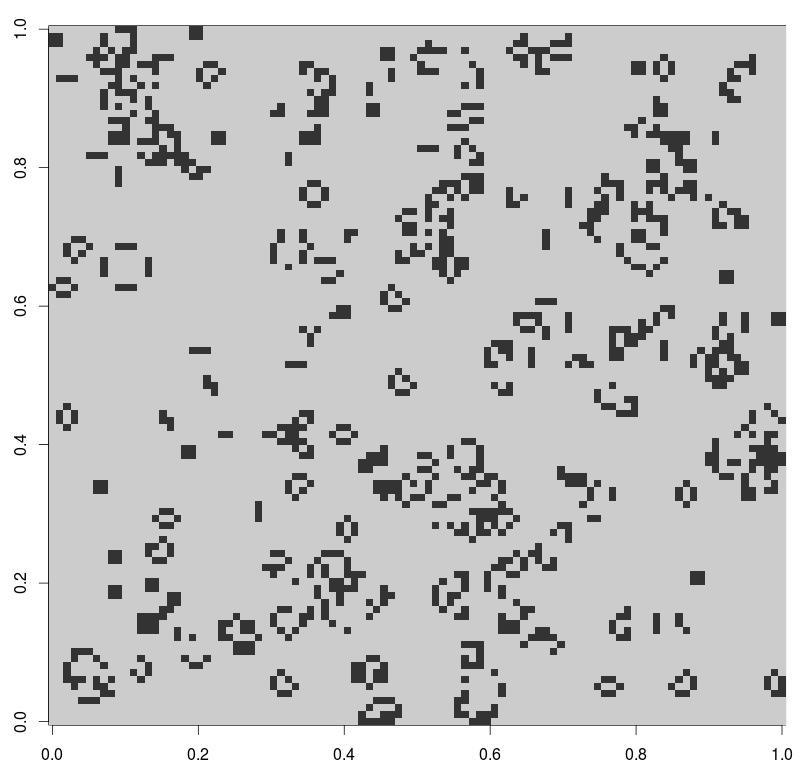

R code for this plot:
living_neighbours <- function(board, row, col) {
  # return is implicit in R, if it's omitted, then the value of the last statement in the block will be returned
  return(sum(board[max(row-1, 1):min(row+1, nrow(board)), max(col-1, 1):min(col+1, ncol(board))]) - board[row,col])
}

update<-function(board, new_board) {
  for(row in 1:nrow(board)) {
    for(col in 1:ncol(board)) {
      lives <- living_neighbours(board, row, col)
      if (lives == 2) {
        # new state is the current state
        new_board[row,col] = board[row,col]
      } else if (lives == 3) {
        # the cell will be "born" in the next state
        new_board[row,col] = 1;
      } else {
        # the cell dies in the next state
        new_board[row,col] = 0;
      }      
    } 
  }
  return(new_board)
}

go <- function(iterations=10, rows=10, cols=10, start_population=0.6) {  
  data <- runif(rows*cols)<0.6     # generate a uniformly distributed vector and check against a boundary -> results in vector of type boolean
  board <- matrix(data,rows,cols)  # generate a matrix from these values
  new_board <- matrix(0,rows,cols) # allocate matrix where the new states are saved
  times <- rep(0, iterations)
  for(i in 1:iterations) {    
    t <- system.time(board <- update(board, new_board))
    times[i] <- t[1]
    # print(attributes(t)) # shows fields of object
    image(board, col=c("#cccccc", "#333333"))  # view board
  }  
  print(paste("Execution time (in mean):", mean(times), "ms")) # paste concatenates strings
}

enter_values <- function() {
  usage <- "USAGE\n\tdimensions: x y\n\tf.e. dimensions: 10 15"
  print("dimensions: ")
  dim<-scan()
  if (length(dim) != 2) {
    print("Too many dimensions!")
    cat(usage)  # cat() parses escape characters
    return(NULL)
  } 
  return(dim)
}

# Main
dim <- enter_values()
if(!is.null(dim)) {
  go(100, dim[1], dim[2])
}
